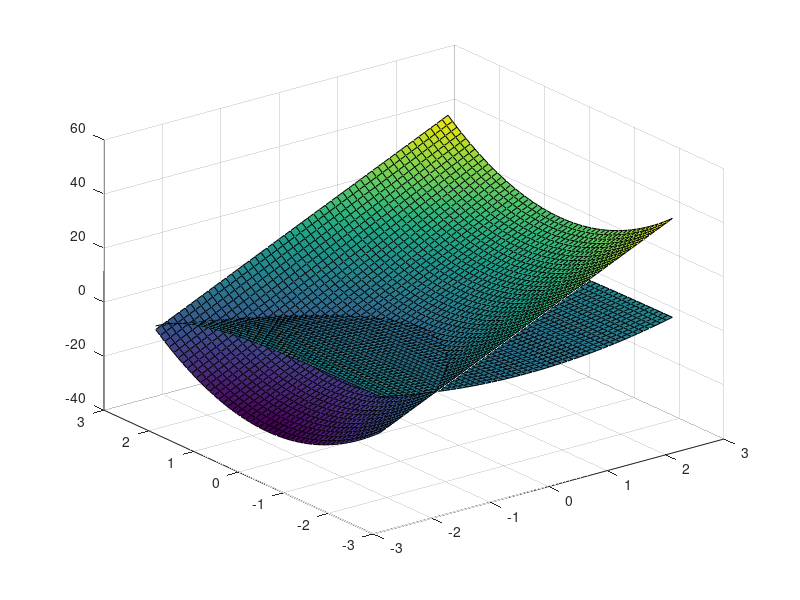

Recreate this plot in MATLAB.
clear
clc
x = [-2.5:0.1:2.5];
y = [-2.5:0.1:2.5];
[X,Y] = meshgrid(x,y);
z1 = @(x,y) 10*x + 3*y.^2 - 3;
z2 = @(x,y) x.^2 - exp(y) - 2;
%F1 = 10*X + 3*Y^2 - 3;
%F2 = X^2 - exp(Y) - 2;

surf(X,Y,z1(X,Y))
hold on;
surf(X,Y,z2(X,Y))